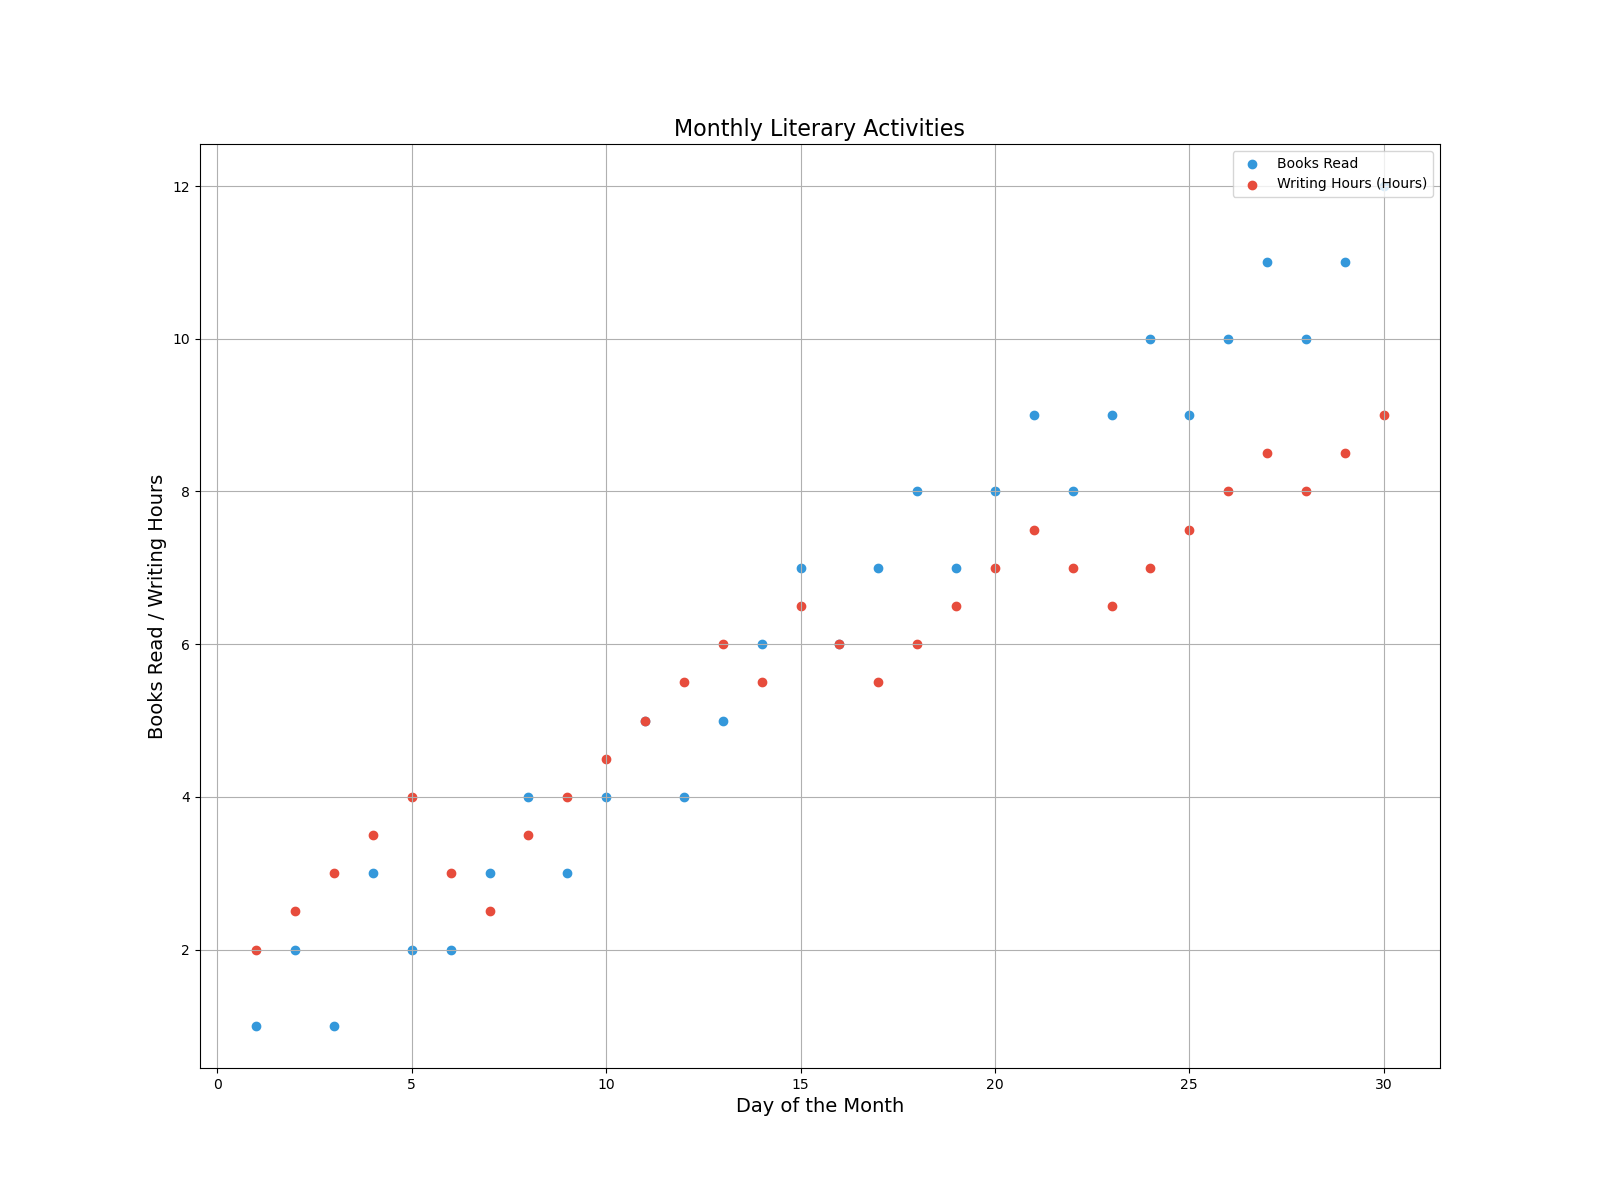

The script that drew this image:

import matplotlib.pyplot as plt

# Data for plotting
days = [1, 2, 3, 4, 5, 6, 7, 8, 9, 10, 11, 12, 13, 14, 15, 16, 17, 18, 19, 20, 
        21, 22, 23, 24, 25, 26, 27, 28, 29, 30]
books_read = [1, 2, 1, 3, 2, 2, 3, 4, 3, 4, 5, 4, 5, 6, 7, 6, 7, 8, 7, 8, 9, 8, 9, 
              10, 9, 10, 11, 10, 11, 12]
writing_hours = [2, 2.5, 3, 3.5, 4, 3, 2.5, 3.5, 4, 4.5, 5, 5.5, 6, 5.5, 6.5, 6, 
                 5.5, 6, 6.5, 7, 7.5, 7, 6.5, 7, 7.5, 8, 8.5, 8, 8.5, 9]

# Create a scatterplot
plt.figure(figsize=(16, 12))
plt.scatter(days, books_read, c="#3498db", label="Books Read")
plt.scatter(days, writing_hours, c="#e74c3c", label="Writing Hours (Hours)")

# Customize the chart
plt.title("Monthly Literary Activities", fontsize=16)
plt.xlabel("Day of the Month", fontsize=14)
plt.ylabel("Books Read / Writing Hours", fontsize=14)
plt.legend(loc="upper right")
plt.grid(True)

# Show the scatterplot
plt.show()
